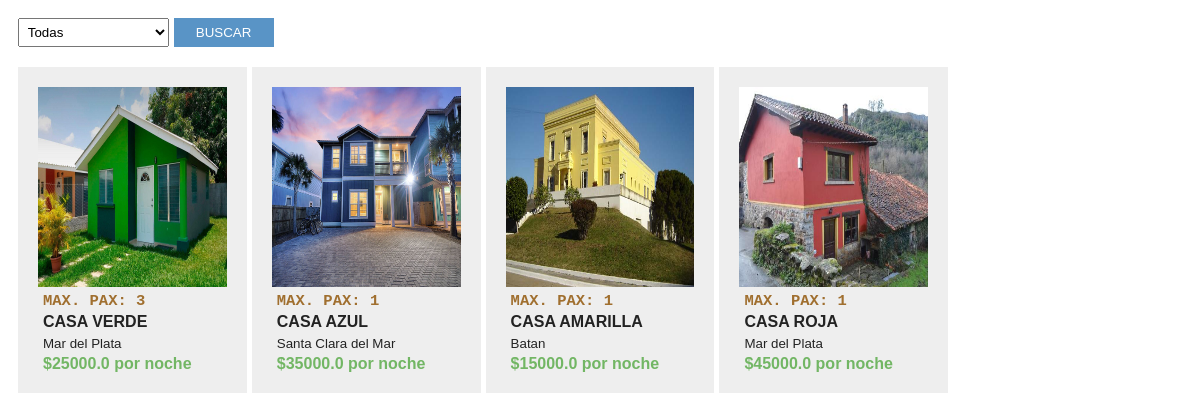
The app's page /, older data.
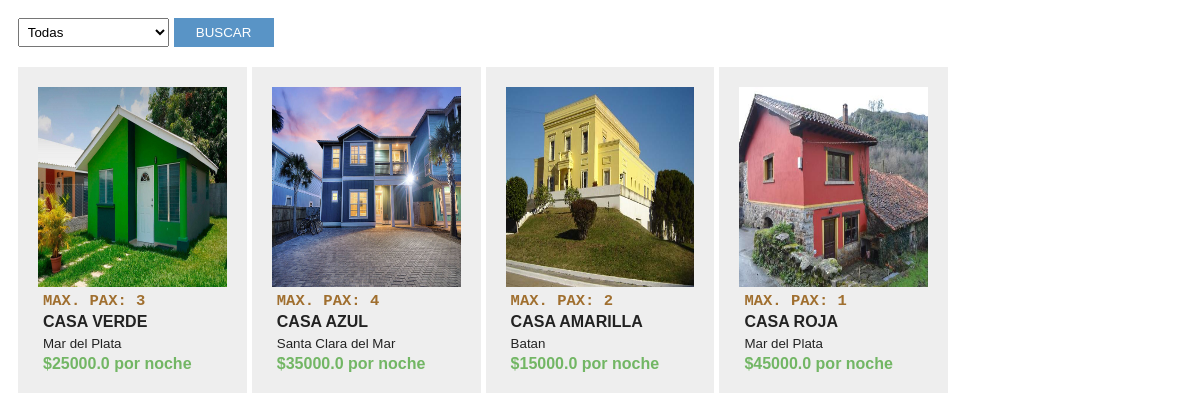
The same page, newer data.
### hotel/models.py (models this page shows, shortened)
class Ownership(models.Model):
    amount_pax = models.IntegerField(default=1)
    title = models.CharField(max_length=60, default='Undefined Title')
    city = models.ForeignKey(City, on_delete=models.CASCADE)
    cover = models.ImageField(blank=False, null=False, upload_to='static/images/', default='')
    rate = models.FloatField(default=0)
    host = models.ForeignKey(Host,on_delete=models.CASCADE, null=True)
    description = models.TextField(max_length=3000, default="", null=True)

class City(models.Model):
    name = models.CharField(max_length=100)

### hotel/views.py (the view)
# urls.py: path('', index, name="index"),
def index(request):
    city_selected = request.GET.get('city_select') or None
    cities = City.objects.all()
    if city_selected is not None:
        ownerships = Ownership.objects.filter(city__id=city_selected)
    else:
        ownerships = Ownership.objects.all()  # me traigo todas las propiedades y no importa si no hay ninguna
    context = {
        'ownerships': ownerships,
        'cities': cities,
    }
    return render(request, 'hotel/home.html', context)

### templates/hotel/home.html (shortened to what this page needs)
<!doctype html>
{% load static from staticfiles %}
<html lang="en">
<head>
    <link rel="stylesheet" href="{% static 'css/style.css' %}">
</head>
<body>
    <main class="main">
        <form action="" method="get" class="grid-form-filters">
            <select class="select" name="city_select" id="id-select-city">
                <option value="">Todas</option>
            </select>
            <button class="btn-search" type="submit">BUSCAR</button>
        </form>
        {% if ownerships %}
        <div class="ownerships">
            {% for ownership in ownerships %}
            <a class="ownership-card" href="/ownerships/{{ownership.id}}">
                <img class="ownership-image" src="{{ownership.cover}}" alt="{{ownership.title}}">
                <div class="ownership-body">
                    <div class="ownership-details">
                        <span class="ownership-amount-pax">Max. Pax: {{ ownership.amount_pax }}</span>
                    </div>
                    <p class="ownership-title">{{ ownership.title }}</p>
                    <p class="city-name"><small>{{ ownership.city.name }}</small></p>
                    <span class="ownership-rate">${{ ownership.rate }} por noche</span>
                </div>
            </a>
            {% endfor %}
        </div>
        {% else %}
        <h3>No hay propiedades</h3>
        {% endif %}
    </main>
</body>
</html>

Row changes from the older to the newer data that the page shows:
changed Ownership "CASA AZUL": amount_pax "1" → "4"
changed Ownership "CASA AMARILLA": amount_pax "1" → "2"
